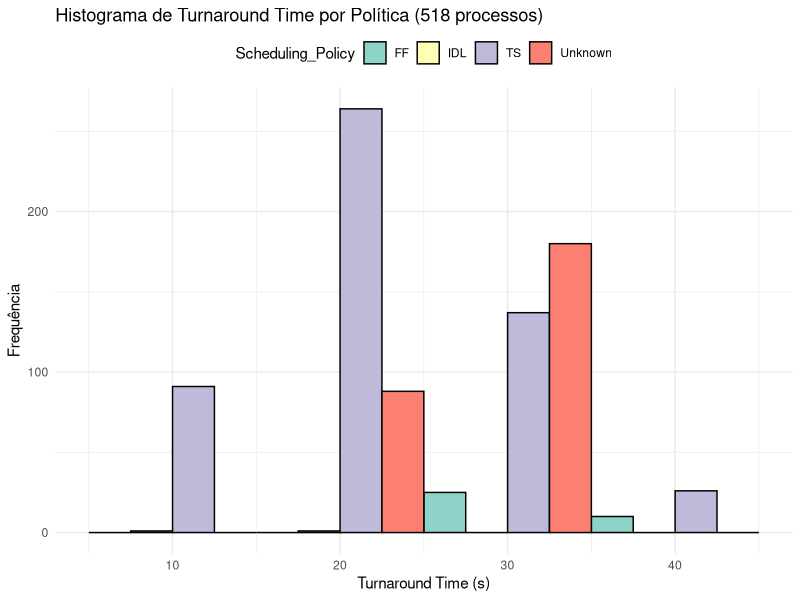
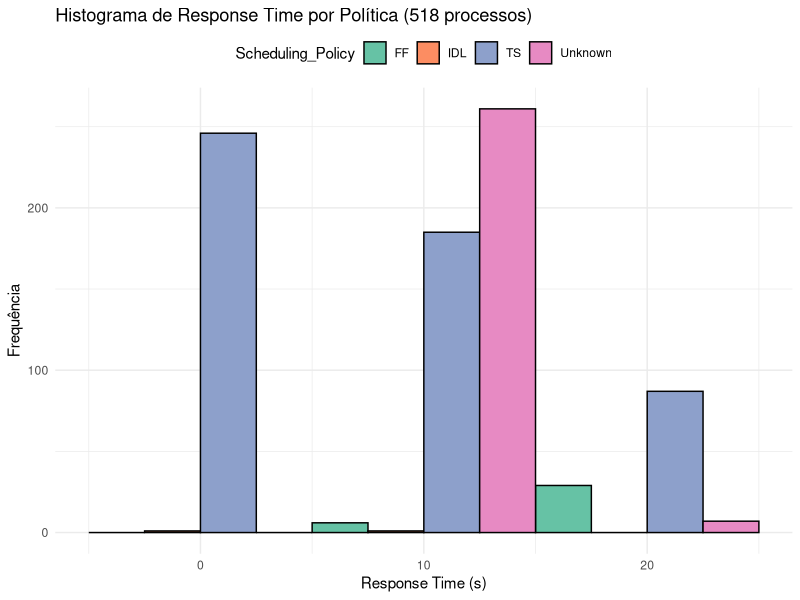
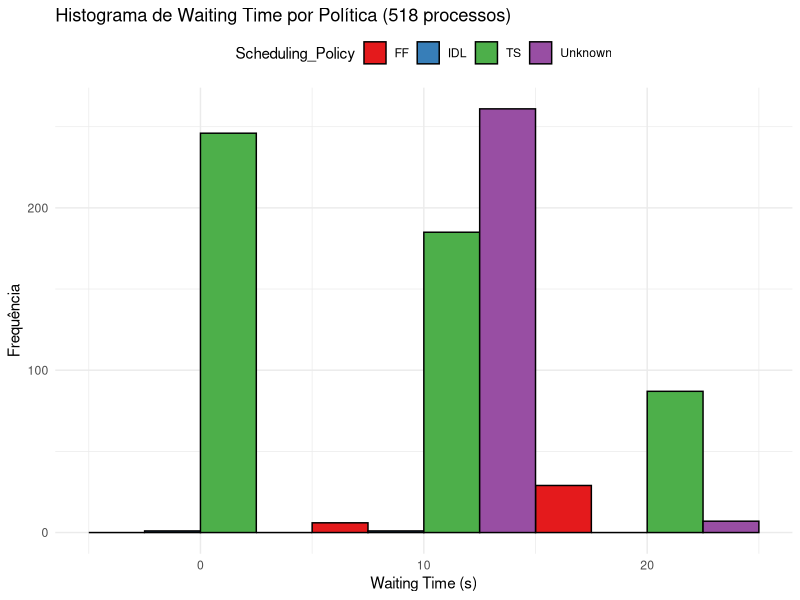
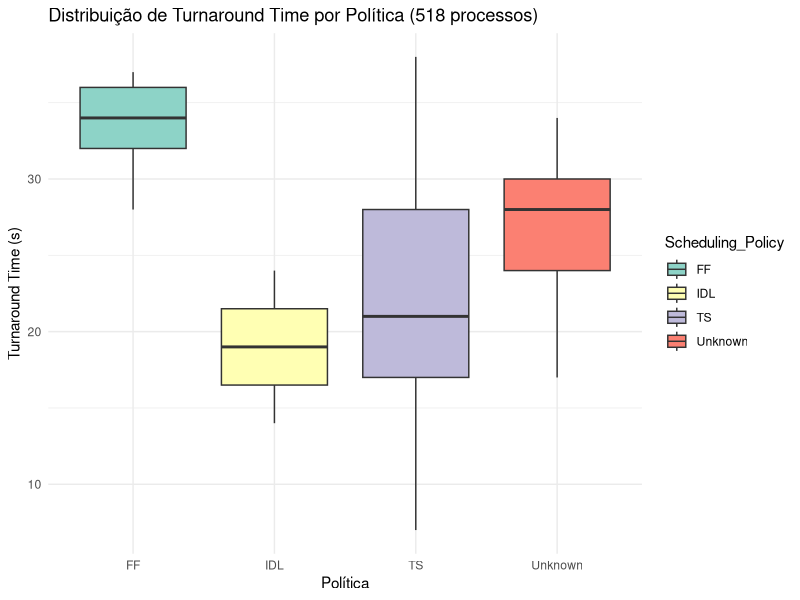
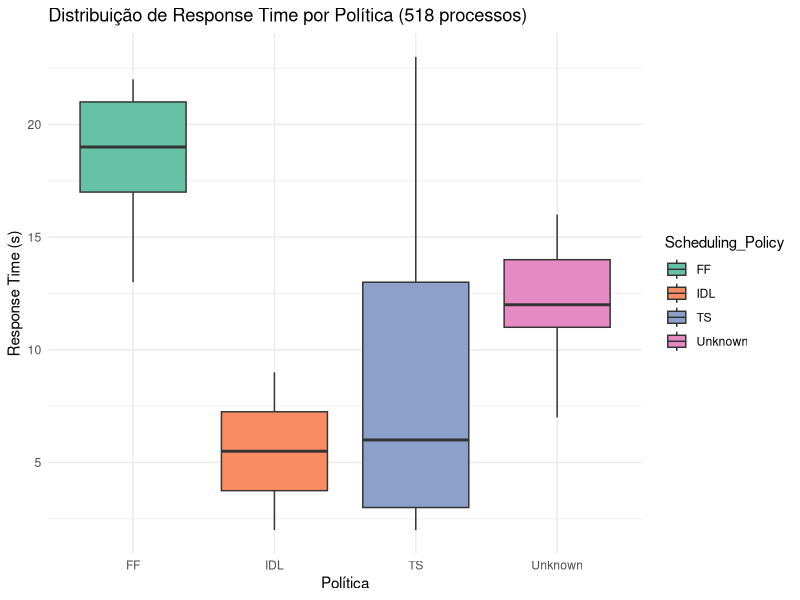
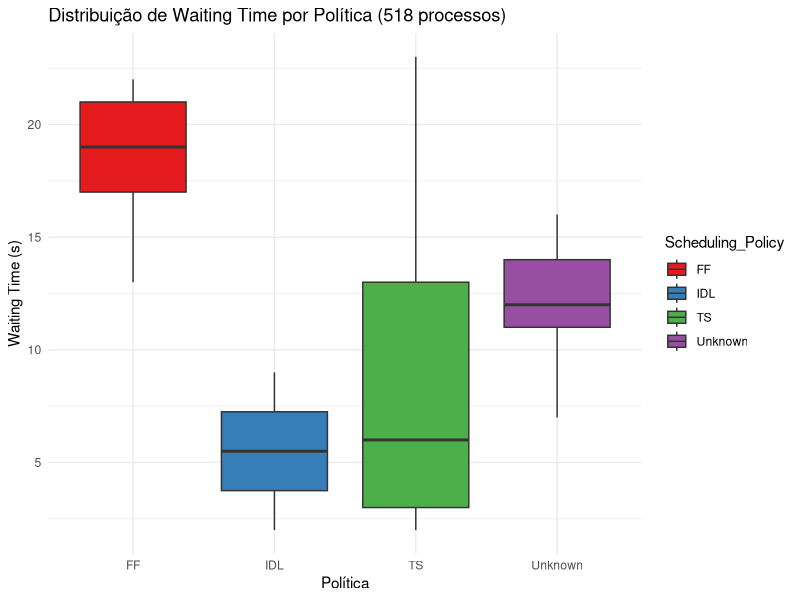
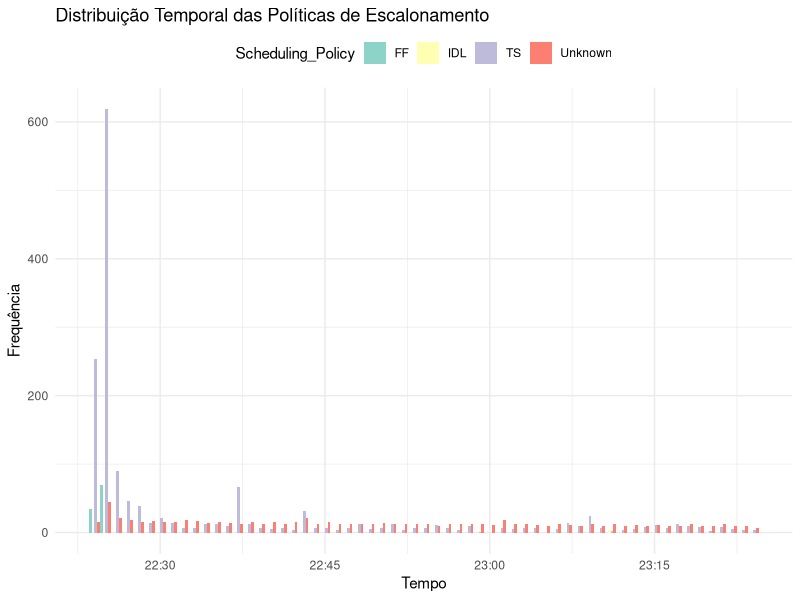

Generate these figures, in order, with R:
library(ggplot2)
library(dplyr)
library(lubridate)
library(tidyr) 

# Ler o arquivo CSV
process_data <- read.csv("./process_log.csv")

# Converter colunas de tempo para formato datetime
process_data$Start_Time <- as.POSIXct(process_data$Start_Time, format="%Y-%m-%d %H:%M:%S")
process_data$First_Activation <- as.POSIXct(process_data$First_Activation, format="%Y-%m-%d %H:%M:%S")
process_data$End_Time <- as.POSIXct(process_data$End_Time, format="%Y-%m-%d %H:%M:%S")

# Calcular as métricas
process_data <- process_data %>%
  mutate(Turnaround_Time = as.numeric(difftime(End_Time, Start_Time, units = "secs")),
         Response_Time = as.numeric(difftime(First_Activation, Start_Time, units = "secs")),
         Waiting_Time = as.numeric(Turnaround_Time - difftime(End_Time, First_Activation, units = "secs")))
         
# Remover linhas com valores NA
process_data <- na.omit(process_data)

# Adicionar contagem de processos por política de escalonamento
process_data <- process_data %>%
  group_by(Scheduling_Policy) %>%
  mutate(Process_Count = n())

# 1. Histogramas para cada métrica agrupados por política

# Turnaround Time por política com cores
ggplot(process_data, aes(x=Turnaround_Time, fill=Scheduling_Policy)) +
  geom_histogram(binwidth=10, position="dodge", color="black") +
  scale_fill_brewer(palette="Set3") +
  labs(title=paste0("Histograma de Turnaround Time por Política (", unique(process_data$Process_Count), " processos)"),
       x="Turnaround Time (s)", y="Frequência") +
  theme_minimal() +
  theme(legend.position = "top")

# Response Time por política com cores
ggplot(process_data, aes(x=Response_Time, fill=Scheduling_Policy)) +
  geom_histogram(binwidth=10, position="dodge", color="black") +
  scale_fill_brewer(palette="Set2") +
  labs(title=paste0("Histograma de Response Time por Política (", unique(process_data$Process_Count), " processos)"),
       x="Response Time (s)", y="Frequência") +
  theme_minimal() +
  theme(legend.position = "top")

# Waiting Time por política com cores
ggplot(process_data, aes(x=Waiting_Time, fill=Scheduling_Policy)) +
  geom_histogram(binwidth=10, position="dodge", color="black") +
  scale_fill_brewer(palette="Set1") +
  labs(title=paste0("Histograma de Waiting Time por Política (", unique(process_data$Process_Count), " processos)"),
       x="Waiting Time (s)", y="Frequência") +
  theme_minimal() +
  theme(legend.position = "top")

# 2. Distribuição do tempo de cada métrica e política

# Turnaround Time por política - boxplot com cores
ggplot(process_data, aes(x=Scheduling_Policy, y=Turnaround_Time, fill=Scheduling_Policy)) +
  geom_boxplot() +
  scale_fill_brewer(palette="Set3") +
  labs(title=paste0("Distribuição de Turnaround Time por Política (", unique(process_data$Process_Count), " processos)"),
       x="Política", y="Turnaround Time (s)") +
  theme_minimal()

# Response Time por política - boxplot com cores
ggplot(process_data, aes(x=Scheduling_Policy, y=Response_Time, fill=Scheduling_Policy)) +
  geom_boxplot() +
  scale_fill_brewer(palette="Set2") +
  labs(title=paste0("Distribuição de Response Time por Política (", unique(process_data$Process_Count), " processos)"),
       x="Política", y="Response Time (s)") +
  theme_minimal()

# Waiting Time por política - boxplot com cores
ggplot(process_data, aes(x=Scheduling_Policy, y=Waiting_Time, fill=Scheduling_Policy)) +
  geom_boxplot() +
  scale_fill_brewer(palette="Set1") +
  labs(title=paste0("Distribuição de Waiting Time por Política (", unique(process_data$Process_Count), " processos)"),
       x="Política", y="Waiting Time (s)") +
  theme_minimal()

# 3. Distribuição temporal dos eventos de execução

events_data <- process_data %>%
  gather(key = "Event", value = "Timestamp", Start_Time, First_Activation, End_Time)

# Distribuição temporal das políticas de escalonamento
ggplot(events_data, aes(x=Timestamp, fill=Scheduling_Policy)) +
  geom_histogram(binwidth=60, position="dodge", aes(fill=Scheduling_Policy)) +
  scale_fill_brewer(palette="Set3") +
  labs(title="Distribuição Temporal das Políticas de Escalonamento",
       x="Tempo", y="Frequência") +
  theme_minimal() +
  theme(legend.position = "top")

